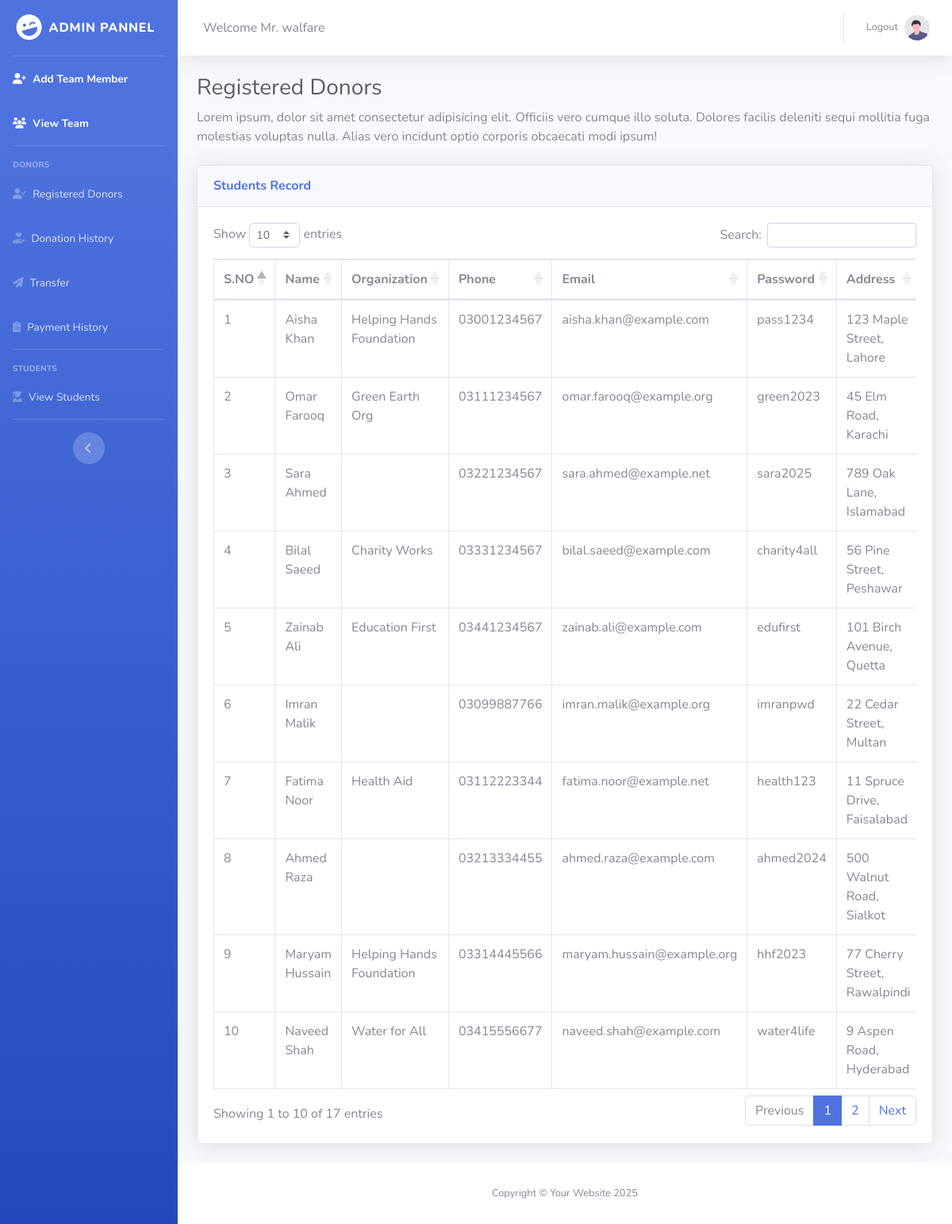
The app's page /Admin_pannel/Registered_Donors.php (signed in) with its own data.
### tables this page shows
CREATE TABLE `donor_registration` (
  `Donor_ID` int(11) NOT NULL AUTO_INCREMENT,
  `Donor_Name` varchar(100) NOT NULL,
  `Organization` varchar(100) DEFAULT NULL,
  `Phone` varchar(20) NOT NULL,
  `Email` varchar(100) NOT NULL,
  `Address` varchar(255) NOT NULL,
  `Account_No` varchar(50) NOT NULL,
  `Donor_Password` varchar(250) DEFAULT NULL,
  PRIMARY KEY (`Donor_ID`)
);

### Admin_pannel/Registered_Donors.php (the view, shortened to what this page needs)
<?php
include './Admin_Header.php';
?>
<div class="container-fluid">
    <h1 class="h3 mb-2 text-gray-800">Registered Donors</h1>
    <p class="mb-4">Lorem ipsum, dolor sit amet consectetur adipisicing elit. Officiis vero cumque illo soluta. Dolores facilis deleniti sequi mollitia fuga molestias voluptas nulla. Alias vero incidunt optio corporis obcaecati modi ipsum!</p>
    <div class="card shadow mb-4">
        <div class="card-header py-3">
            <h6 class="m-0 font-weight-bold text-primary">Students Record</h6>
        </div>
        <div class="card-body">
            <div class="table-responsive">
                <table class="table table-bordered" id="dataTable" width="100%" cellspacing="0">
                    <thead>
                        <tr>
                            <th>S.NO</th>
                            <th>Name</th>
                            <th>Organization</th>
                            <th>Phone</th>
                            <th>Email</th>
                            <th>Password</th>
                            <th>Address</th>
                        </tr>
                    </thead>
                     <tbody>
                        <?php
                        $query = "SELECT * FROM donor_registration";
                        $run = mysqli_query($dblink, $query);
                        $id = 1;
                        while ($fetch = mysqli_fetch_array($run)) {
                        ?>
                            <tr>
                                <td><?php echo $id; ?></td>
                                <td><?php echo $fetch['Donor_Name']; ?></td>
                                <td><?php echo $fetch['Organization']; ?></td>
                                <td><?php echo $fetch['Phone']; ?></td>
                                <td><?php echo $fetch['Email']; ?></td>
                                <td><?php echo $fetch['Donor_Password']; ?></td>
                                <td><?php echo $fetch['Address']; ?></td>
                            </tr>
                        <?php
                            $id++;
                        }
                        ?>
                    </tbody>
                </table>
            </div>
        </div>
    </div>
</div>
<?php
include './Admin_Footer.php';
?>

### Admin_pannel/Admin_Header.php (shortened to what this page needs)
<?php
include '../Connection.php';
if (((isset($_SESSION["Session_Admin_Gmail"]) and isset($_SESSION["Session_Admin_Password"])))) {
    $Admin_Gmail_from_ses = $_SESSION["Session_Admin_Gmail"];
    $Admin_Password_from_ses = $_SESSION["Session_Admin_Password"];
    $select = "select * from admin where Admin_Gmail = '$Admin_Gmail_from_ses' and Admin_Password = '$Admin_Password_from_ses'";
    $run = mysqli_query($dblink, $select);
    $fetch = mysqli_fetch_array($run);
    $LoginAdminName = $fetch[1];
}
?>
<!DOCTYPE html>
<html lang="en">
<head>
    <link href="Assets/vendor/fontawesome-free/css/all.min.css" rel="stylesheet" type="text/css">
    <link href="Assets/css/sb-admin-2.min.css" rel="stylesheet">
    <link href="Assets/vendor/datatables/dataTables.bootstrap4.min.css" rel="stylesheet">
</head>
<body id="page-top">
    <div id="wrapper">
        <ul class="navbar-nav bg-gradient-primary sidebar sidebar-dark accordion" id="accordionSidebar">
            <a class="sidebar-brand d-flex align-items-center justify-content-center" href="./Dashboard.php">
                <div class="sidebar-brand-icon rotate-n-15">
                    <i class="fas fa-laugh-wink"></i>
                </div>
                <div class="sidebar-brand-text mx-2">Admin Pannel</div>
            </a>
            <hr class="sidebar-divider my-0">
            <li class="nav-item active">
                <a class="nav-link" href="./Add_Team_Member.php">
                    <i class="fas fa-user-plus"></i>
                    <span>Add Team Member</span></a>
            </li>
            <li class="nav-item active">
                <a class="nav-link" href="./View_Team.php">
                    <i class="fas fa-users"></i>
                    <span>View Team</span></a>
            </li>
            <hr class="sidebar-divider">
            <div class="sidebar-heading">
                Donors
            </div>
            <li class="nav-item">
                <a class="nav-link" href="./Registered_Donors.php">
                    <i class="fas fa-user-check"></i>
                    <span>Registered Donors</span></a>
            </li>
            <li class="nav-item">
                <a class="nav-link" href="./Donation_History.php">
                    <i class="fas fa-hand-holding-heart"></i>
                    <span>Donation History</span></a>
            </li>
            <li class="nav-item">
                <a class="nav-link" href="./Transfer.php">
                    <i class="fas fa-paper-plane"></i>
                    <span>Transfer</span></a>
            </li>
            <li class="nav-item">
                <a class="nav-link" href="./Payment_History.php">
                    <i class="fas fa-clipboard-list"></i>
                    <span>Payment History</span></a>
            </li>
            <hr class="sidebar-divider">
            <div class="sidebar-heading">
                Students
            </div>
            <li class="nav-item">
                <a class="nav-link" href="./View_Students.php">
                    <i class="fas fa-user-graduate"></i>
                    <span>View Students</span></a>
            </li>
            <hr class="sidebar-divider d-none d-md-block">
            <div class="text-center d-none d-md-inline">
                <button class="rounded-circle border-0" id="sidebarToggle"></button>
            </div>
        </ul>
        <div id="content-wrapper" class="d-flex flex-column">
            <div id="content">
                <nav class="navbar navbar-expand navbar-light bg-white topbar mb-4 static-top shadow">
                    <div class="d-none d-sm-inline-block form-inline mr-auto ml-md-3 my-2 my-md-0 mw-100 ">
                        <span>Welcome Mr. <?php echo $LoginAdminName; ?></span>
                    </div>
                    <ul class="navbar-nav ml-auto">
                        <li class="nav-item dropdown no-arrow">
                            <a class="nav-link dropdown-toggle" href="#" id="userDropdown" role="button" data-toggle="dropdown" aria-haspopup="true" aria-expanded="false">
                                <span class="mr-2 d-none d-lg-inline text-gray-600 small">Logout</span>
                                <img class="img-profile rounded-circle" src="Assets/img/undraw_profile.svg">
                            </a>
                        </li>
                    </ul>
                </nav>

### records on screen
donor_registration: Donor_Name "Aisha Khan", Organization "Helping Hands Foundation", Phone "03001234567", Email "aisha.khan@example.com", Donor_Password "pass1234", Address "123 Maple Street, Lahore"
donor_registration: Donor_Name "Omar Farooq", Organization "Green Earth Org", Phone "03111234567", Email "omar.farooq@example.org", Donor_Password "green2023", Address "45 Elm Road, Karachi"
donor_registration: Donor_Name "Sara Ahmed", Phone "03221234567", Email "sara.ahmed@example.net", Donor_Password "sara2025", Address "789 Oak Lane, Islamabad"
donor_registration: Donor_Name "Bilal Saeed", Organization "Charity Works", Phone "03331234567", Email "bilal.saeed@example.com", Donor_Password "charity4all", Address "56 Pine Street, Peshawar"
donor_registration: Donor_Name "Zainab Ali", Organization "Education First", Phone "03441234567", Email "zainab.ali@example.com", Donor_Password "edufirst", Address "101 Birch Avenue, Quetta"
donor_registration: Donor_Name "Imran Malik", Phone "03099887766", Email "imran.malik@example.org", Donor_Password "imranpwd", Address "22 Cedar Street, Multan"
donor_registration: Donor_Name "Fatima Noor", Organization "Health Aid", Phone "03112223344", Email "fatima.noor@example.net", Donor_Password "health123", Address "11 Spruce Drive, Faisalabad"
donor_registration: Donor_Name "Ahmed Raza", Phone "03213334455", Email "ahmed.raza@example.com", Donor_Password "ahmed2024", Address "500 Walnut Road, Sialkot"
donor_registration: Donor_Name "Maryam Hussain", Organization "Helping Hands Foundation", Phone "03314445566", Email "maryam.hussain@example.org", Donor_Password "hhf2023", Address "77 Cherry Street, Rawalpindi"
donor_registration: Donor_Name "Naveed Shah", Organization "Water for All", Phone "03415556677", Email "naveed.shah@example.com", Donor_Password "water4life", Address "9 Aspen Road, Hyderabad"

### other values on screen
$LoginAdminName "walfare"
